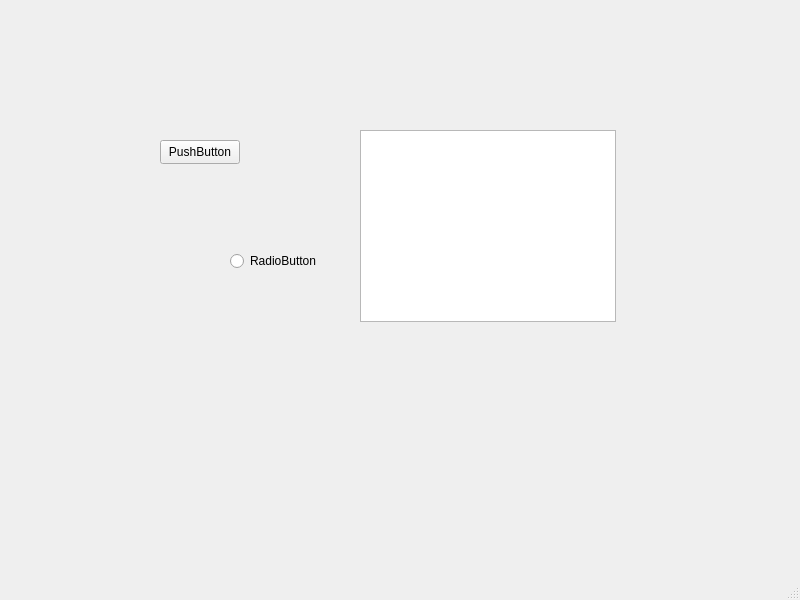
<?xml version="1.0" encoding="UTF-8"?>
<ui version="4.0">
 <class>Window</class>
 <widget class="QMainWindow" name="Window">
  <property name="geometry">
   <rect>
    <x>0</x>
    <y>0</y>
    <width>800</width>
    <height>600</height>
   </rect>
  </property>
  <property name="windowTitle">
   <string>Window</string>
  </property>
  <widget class="QWidget" name="centralwidget">
   <widget class="QPushButton" name="pushButton">
    <property name="geometry">
     <rect>
      <x>160</x>
      <y>140</y>
      <width>80</width>
      <height>24</height>
     </rect>
    </property>
    <property name="text">
     <string>PushButton</string>
    </property>
   </widget>
   <widget class="QRadioButton" name="radioButton">
    <property name="geometry">
     <rect>
      <x>230</x>
      <y>250</y>
      <width>91</width>
      <height>22</height>
     </rect>
    </property>
    <property name="text">
     <string>RadioButton</string>
    </property>
   </widget>
   <widget class="QTreeView" name="treeView">
    <property name="geometry">
     <rect>
      <x>360</x>
      <y>130</y>
      <width>256</width>
      <height>192</height>
     </rect>
    </property>
   </widget>
  </widget>
  <widget class="QMenuBar" name="menubar">
   <property name="geometry">
    <rect>
     <x>0</x>
     <y>0</y>
     <width>800</width>
     <height>21</height>
    </rect>
   </property>
  </widget>
  <widget class="QStatusBar" name="statusbar"/>
 </widget>
 <resources/>
 <connections/>
</ui>
